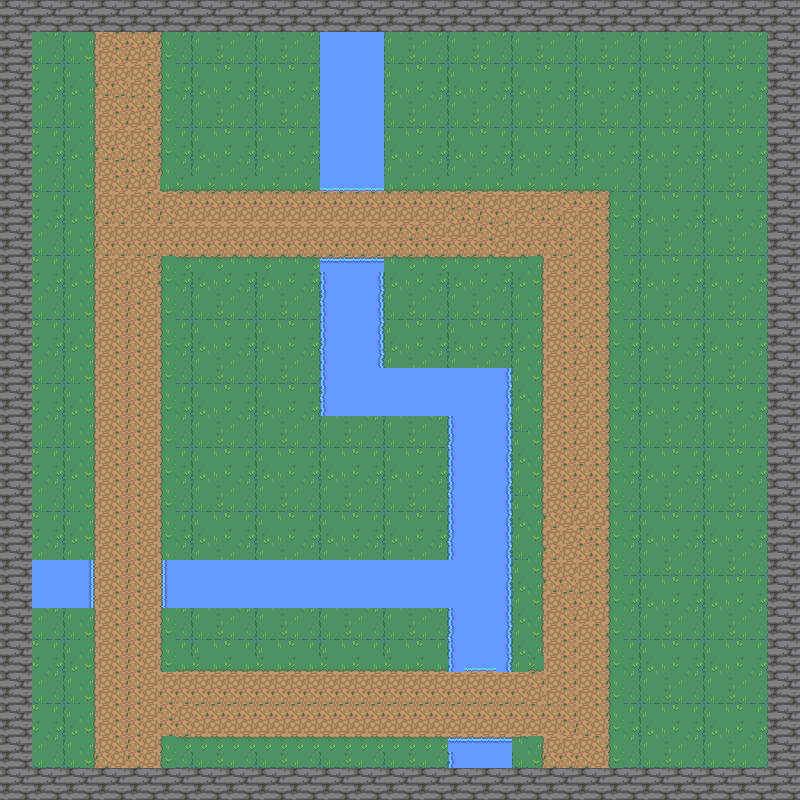

Tiled map render using the project's own tile images. Description and the map definition, with tile-layer contents summarised, below:
An orthogonal 50x50 tile map with 16x16 px tiles, 4 tile layers (background, walls, water, path) and 1 object (player).

<map version="1.8" tiledversion="1.8.4" orientation="orthogonal" renderorder="right-down" width="50" height="50" tilewidth="16" tileheight="16" infinite="0" nextlayerid="6" nextobjectid="2">
 <tileset firstgid="1" source="nature.tsx" />
 <layer id="1" name="background" width="50" height="50">
  <data>[2500 cells, 2500 non-empty, 16 distinct tile ids]</data>
 </layer>
 <layer id="2" name="walls" width="50" height="50">
  <data>[2500 cells, 384 non-empty, 4 distinct tile ids]</data>
 </layer>
 <layer id="3" name="water" width="50" height="50">
  <data>[2500 cells, 286 non-empty, 1 distinct tile ids]</data>
 </layer>
 <layer id="4" name="path" width="50" height="50">
  <data>[2500 cells, 825 non-empty, 35 distinct tile ids]</data>
 </layer>
 <objectgroup id="5" name="Objects">
  <object id="1" name="player" x="130" y="361">
   <point />
  </object>
 </objectgroup>
</map>
